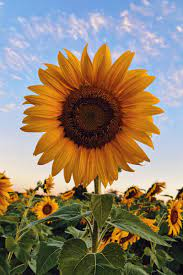
#> input picture read-image/girasol.jpg, 183 x 275 px
$ python imagenes.py
#> lines starting #> are read from the running program, lines starting #| are printed output that depends on the picture; after the words box and inside, x2 and y2 are one past the last pixel; in counts of white or black regions, pixels touching at a corner belong together
#Libreria
import cv2
import numpy as np
import matplotlib.pyplot as plt

img = cv2.imread("girasol.jpg")
#> img is the input picture: shape (275, 183, 3); mean B, G, R 109, 128.3, 142.6
img = cv2.resize(img,(300,250))
#> img: shape (250, 300, 3)

imgGray0 = cv2.imread("girasol.jpg", 0)
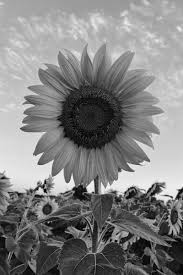
#> imgGray0: shape (275, 183); min 0, max 255, mean 130.3
imgGray0 = cv2.resize(imgGray0, (300, 250))
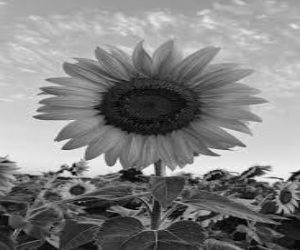
#> imgGray0: shape (250, 300); min 0, max 251, mean 130.2

#Kernel
kernel = np.ones((5, 5), np.uint8)

#Imagen original
imgGray = cv2.cvtColor(img, cv2.COLOR_BGR2GRAY)
imgBlur = cv2.GaussianBlur(img, (5, 5), 1)
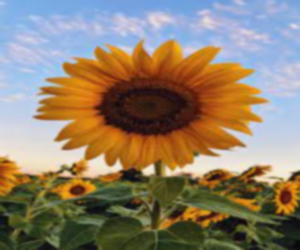
#> imgBlur: shape (250, 300, 3); mean B, G, R 108.9, 128.2, 142.5
imgCanny = cv2.Canny(img, 200, 200)
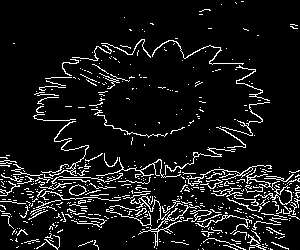
#> imgCanny: shape (250, 300); 8.7% white in thin lines or dots
imgDilation = cv2.dilate(imgCanny, kernel, iterations=1)
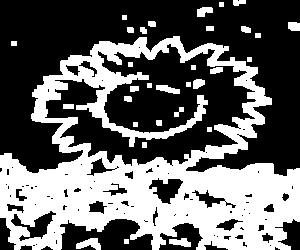
#> imgDilation: shape (250, 300); 39.9% white; 32 white regions, largest, box (x1, y1, x2, y2) and area: (0, 36, 300, 250) 28209, (76, 238, 101, 250) 187, (156, 85, 180, 94) 136
imgEroded = cv2.erode(imgDilation, kernel, iterations=1)
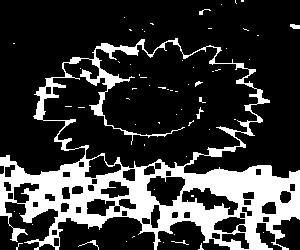
#> imgEroded: shape (250, 300); 22% white; 62 white regions (55 under 20 px), largest, box (x1, y1, x2, y2) and area: (0, 38, 300, 250) 16104, (78, 240, 99, 250) 41, (290, 24, 300, 29) 40

#Recortar imagen
# Lugar donde empieza el recorte
x = 10
y = 20

# Tamaño del recorte
width = 100
height = 50

# Recortar la imagen
imgCropped = img[y:y+height, x:x+width]
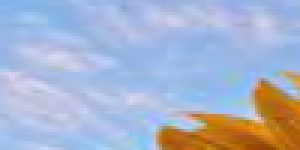
#> imgCropped: shape (50, 100, 3) (shown 3 times larger); mean B, G, R 203.4, 179.6, 168.5


#Detectar colores


cv2.imshow("Imagen Original", img)
cv2.imshow("Imagen Gris 1", imgGray)
cv2.imshow("Imagen Gris 2", imgGray0)
cv2.imshow("Imagen Blur", imgBlur)
cv2.imshow("Imagen Canny", imgCanny)
cv2.imshow("Imagen Dilatacion", imgDilation)
cv2.imshow("Imagen Eroded", imgEroded)
cv2.imshow("Imagen Cropped", imgCropped)
cv2.waitKey(0)


#Leer con matplotlib
plt.imshow(img)
plt.title("Imagen con Matplotlib")
plt.show()
